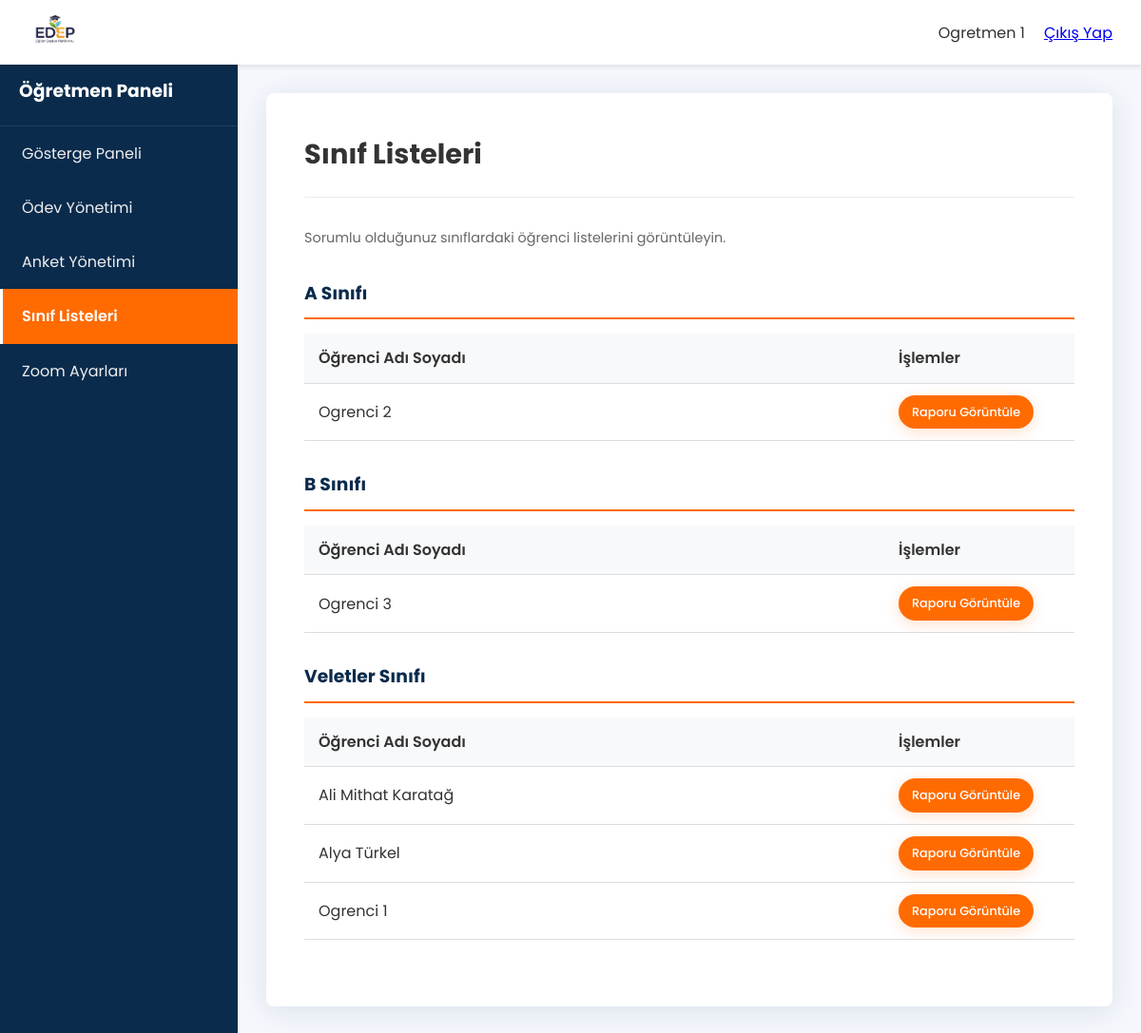
The page /panel.php?sayfa=sinif_listeleri (signed in) on the database its author committed.
### tables this page shows
CREATE TABLE `siniflar` (
  `id` int(11) NOT NULL,
  `sinif_adi` varchar(100) NOT NULL,
  `seviye` int(11) NOT NULL
);

CREATE TABLE `kullanicilar` (
  `id` int(11) NOT NULL,
  `kullanici_adi` varchar(50) NOT NULL,
  `sifre` varchar(255) NOT NULL,
  `gecici_sifre` varchar(255) DEFAULT NULL,
  `zoom_id` varchar(255) DEFAULT NULL,
  `zoom_parola` varchar(255) DEFAULT NULL,
  `ad_soyad` varchar(100) NOT NULL,
  `rol` enum('admin','bas_ogretmen','ogretmen','veli','ogrenci') NOT NULL,
  `telefon` varchar(20) DEFAULT NULL,
  `telegram_chat_id` varchar(50) DEFAULT NULL,
  `telegram_linking_code` varchar(50) DEFAULT NULL,
  `email` varchar(100) DEFAULT NULL,
  `kayit_tarihi` timestamp NULL DEFAULT current_timestamp()
);

### includes/paneller/ogretmen_sayfalar/sinif_listeleri.php (the view, shortened to what this page needs)
<?php
global $conn;
$ogretmen_id = $_SESSION['kullanici_id'];
$stmt_siniflar = $conn->prepare("
    SELECT s.id as sinif_id, s.sinif_adi
    FROM siniflar s
    JOIN ogretmen_sinif_iliskisi osi ON s.id = osi.sinif_id
    WHERE osi.ogretmen_id = ?
    ORDER BY s.sinif_adi ASC
");
$stmt_siniflar->bind_param("i", $ogretmen_id);
$stmt_siniflar->execute();
$siniflar = $stmt_siniflar->get_result()->fetch_all(MYSQLI_ASSOC);
?>
<div class="card">
    <div class="card-header">
        <h1>Sınıf Listeleri</h1>
    </div>
    <div class="card-body">
        <p class="subtitle" style="margin-bottom: 30px;">Sorumlu olduğunuz sınıflardaki öğrenci listelerini görüntüleyin.</p>
        <?php if (count($siniflar) > 0): ?>
            <?php foreach ($siniflar as $sinif):
                $stmt_ogrenciler = $conn->prepare("
                    SELECT k.id, k.ad_soyad
                    FROM kullanicilar k
                    JOIN ogrenci_sinif_iliskisi osi ON k.id = osi.ogrenci_id
                    WHERE osi.sinif_id = ? AND k.rol = 'ogrenci'
                    ORDER BY k.ad_soyad ASC
                ");
                $stmt_ogrenciler->bind_param("i", $sinif['sinif_id']);
                $stmt_ogrenciler->execute();
                $ogrenciler = $stmt_ogrenciler->get_result()->fetch_all(MYSQLI_ASSOC);
            ?>
                <div class="sinif-ogrenci-karti" style="margin-bottom: 30px;">
                    <h3 style="margin-bottom: 15px; border-bottom: 2px solid var(--primary-color); padding-bottom: 10px; color: var(--secondary-color);"><?= htmlspecialchars($sinif['sinif_adi']) ?></h3>
                    <div class="table-responsive">
                        <table class="table">
                            <thead>
                                <tr>
                                    <th>Öğrenci Adı Soyadı</th>
                                    <th style="width: 200px;">İşlemler</th>
                                </tr>
                            </thead>
                            <tbody>
                                <?php if (count($ogrenciler) > 0): ?>
                                    <?php foreach ($ogrenciler as $ogrenci): ?>
                                        <tr>
                                            <td><?= htmlspecialchars($ogrenci['ad_soyad']) ?></td>
                                            <td>
                                                <a href="panel.php?sayfa=ogrenci_rapor_detay&ogrenci_id=<?= $ogrenci['id'] ?>" class="btn btn-primary btn-sm">Raporu Görüntüle</a>
                                            </td>
                                        </tr>
                                    <?php endforeach; ?>
                                <?php else: ?>
                                    <tr>
                                        <td colspan="2" style="text-align: center;">Bu sınıfa atanmış öğrenci bulunmuyor.</td>
                                    </tr>
                                <?php endif; ?>
                            </tbody>
                        </table>
                    </div>
                </div>
            <?php endforeach; ?>
        <?php else: ?>
            <p style="text-align: center;">Henüz sorumlu olduğunuz bir sınıf bulunmuyor.</p>
        <?php endif; ?>
    </div>
</div>

### css/style.css (style rules this page uses)
:root { --primary-color: #FF6B00; --secondary-color: #0A2B4C; --accent-color: #4CAF50; --info-color: #17a2b8; --danger-color: #dc3545; --warning-color: #ffc107; --text-color: #333; --light-text-color: #FFFFFF; --background-color: #F4F7FC; --container-width: 1140px; --border-radius: 8px; }
* { margin: 0; padding: 0; box-sizing: border-box; }
html { scroll-behavior: smooth; }
body { font-family: 'Poppins', sans-serif; line-height: 1.7; color: var(--text-color); background-color: var(--background-color); display: flex; flex-direction: column; min-height: 100vh; }
.btn { display: inline-block; padding: 12px 25px; border-radius: 25px; text-decoration: none; font-weight: 600; transition: all 0.3s ease; border: 2px solid transparent; cursor: pointer; text-align: center; }
.btn-primary { background-color: var(--primary-color); color: var(--light-text-color); box-shadow: 0 4px 15px rgba(255, 107, 0, 0.2); }
.btn-sm { padding: 5px 12px; font-size: 0.8rem; font-weight: 500; }
.card { background: #fff; padding: 40px; border-radius: var(--border-radius); box-shadow: 0 5px 30px rgba(0, 43, 84, 0.1); width: 100%; }
.card-header { display: flex; justify-content: space-between; align-items: center; margin-bottom: 30px; padding-bottom: 20px; border-bottom: 1px solid #eee; }
.card-header h1 { font-size: 1.8rem; }
.subtitle { color: #666; font-size: 0.9rem; margin-top: 5px; }
.table-responsive { overflow-x: auto; }
.table { width: 100%; border-collapse: collapse; }
.table th, .table td { padding: 12px 15px; border-bottom: 1px solid #ddd; text-align: left; vertical-align: middle; }
.table th { background-color: #f8f9fa; font-weight: 600; }

### rows shown on the page
siniflar: sinif_adi "A Sınıfı"
kullanicilar: ad_soyad "Ogrenci 2"
siniflar: sinif_adi "B Sınıfı"
kullanicilar: ad_soyad "Ogrenci 3"
siniflar: sinif_adi "Veletler Sınıfı"
kullanicilar: ad_soyad "Ali Mithat Karatağ"
kullanicilar: ad_soyad "Alya Türkel"
kullanicilar: ad_soyad "Ogrenci 1"

### other values the page prints
$_SESSION['ad_soyad'] "Ogretmen 1"
